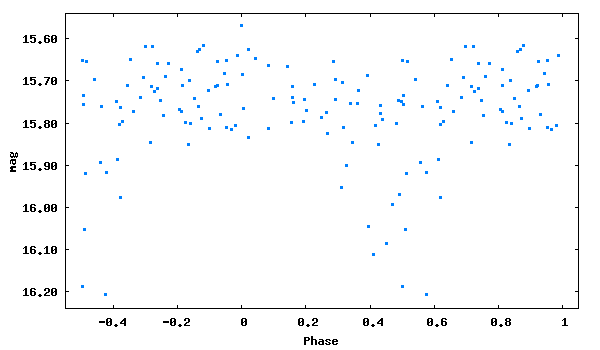

gnuplot code for this plot:
set term png size 600,350 medium
set colors classic
set output 'phase_lc_12.png'
set xlabel 'Phase'
set ylabel 'mag'
#set title 'JDmax = 2450371.33000 + 0.5597471 x E'
set format y '%5.2f'
plot [-0.55:1.05][16.24:15.54] "phase_lc_12.dat" linecolor 3 pointtype 5 pointsize 0.3 title ""
